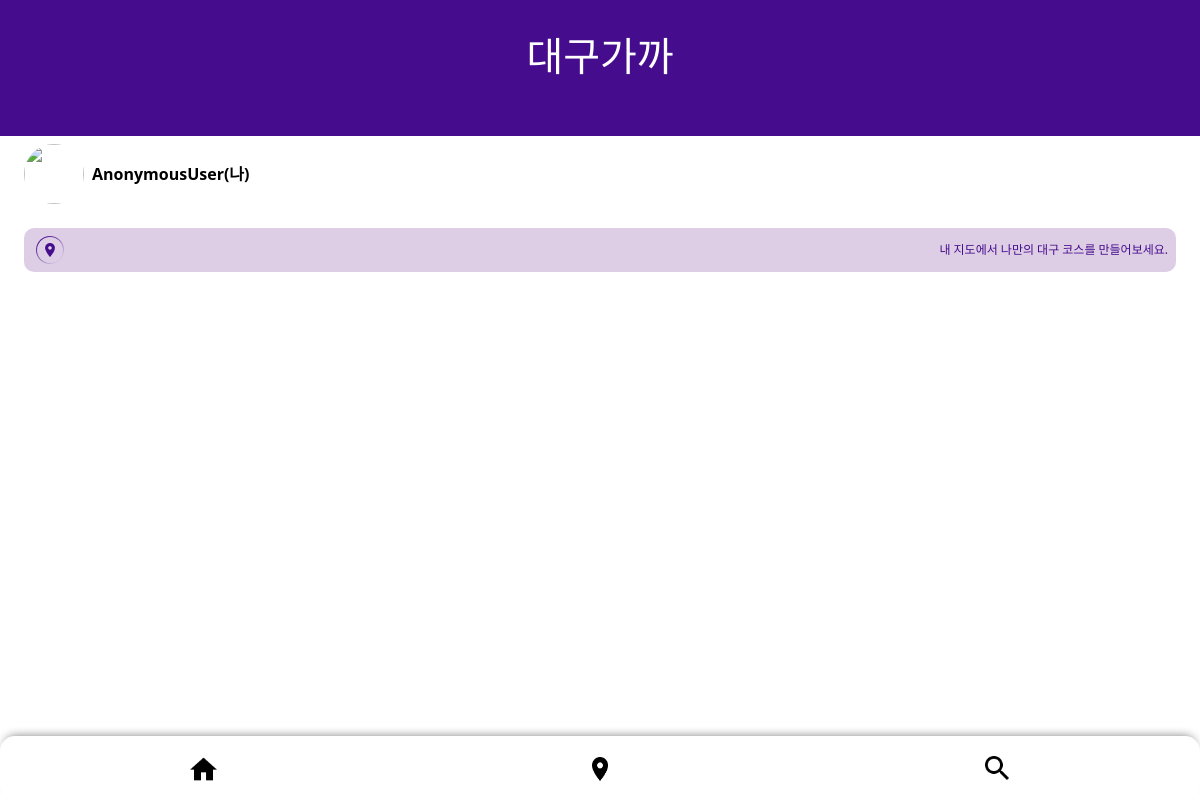
The app's page /, older data.
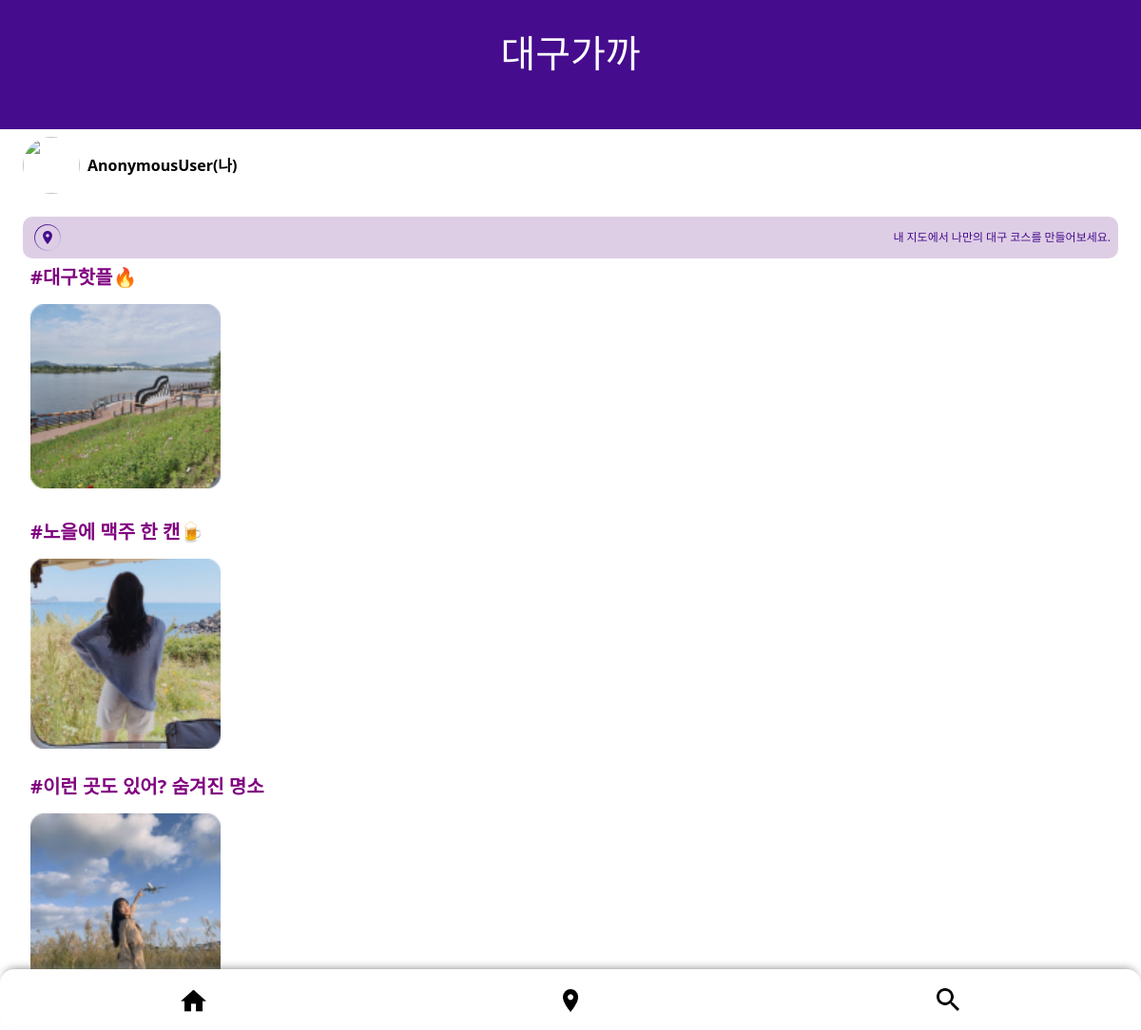
The same page, newer data.
### main/models.py (models this page shows, shortened)
class HashRecommend(models.Model):
    hash=models.CharField(max_length=30)

class AdminPlace(models.Model):
    author=models.CharField(max_length=50, null=True)
    profile_img=models.ImageField(null=True)
    name=models.CharField(max_length=50)
    description=models.TextField()
    category=models.CharField(max_length=20)
    scrap_cnt=models.IntegerField(default=0)
    thumbnail=models.ImageField()
    hashtag=models.ForeignKey(HashRecommend, on_delete=models.CASCADE, null=True)

### main/views.py (the view)
# urls.py: path('', views.main, name="main"),
def main(request):
    hashs = HashRecommend.objects.all()
    return render(request, 'home.html', {'hashs':hashs})

### main/templates/home.html (shortened to what this page needs)
{% load static %}
<!DOCTYPE html>
<html lang="en">
<head>
    <link rel="stylesheet" href="{% static 'css/style.css' %}" />
    <link href="https://cdn.jsdelivr.net/npm/bootstrap@5.2.1/dist/css/bootstrap.min.css" rel="stylesheet">
</head>
<body>
    <div class="header-format" >
        <h1 class="header-text">대구가까</h1>
    </div>
    <div class="d-flex justify-content-start align-items-center px-4 pb-4">
        <img class="circle-img" style="height:60px;" src="{{ user.profile_img.url }}">
        <div class="writer"><p style="margin:0; font-weight:bold; color: black;">{{ user }}(나)</p></div>
    </div>
    <div class="home-indicator d-flex justify-content-between mx-4 p-2 align-items-center mb-2">
        <span class="ind-pic mx-1 mb-2"><img src="{% static 'img/home-ind.png' %}" alt=""></span>
        <span class="align-text-center" style="font-size: 12px; color: #450C8D">내 지도에서 나만의 대구 코스를 만들어보세요.</span>
    </div>
    {% for hash in hashs %}
    <section>
        <h1 class="content-text">{{ hash.hash }}</h1>
        <div style="padding:1.5rem;" class="py-2">
            <div class="content-list">
                {% for adminplace in hash.adminplace_set.all %}
                <a href="{% url 'detail' adminplace.id %}"><img class="content-img" src="{{ adminplace.thumbnail.url }}"></a>
                {% endfor %}
            </div>
        </div>
    </section>
    {% endfor %}
    <div class="footer-list">
        <span class="footer-icon"><a href="{% url 'main' %}"><img style="height:1.5rem;" src="{% static 'img/home.png' %}"></a></span>
        <span class="footer-icon"><a href="{% url 'course' %}"><img style="height:1.5rem;" src="{% static 'img/location.png' %}"></a></span>
        <span class="footer-icon"><img style="height:1.5rem;" src="{% static 'img/search.png' %}"></span>
    </div>
</body>
</html>

Row changes from the older to the newer data that the page shows:
added HashRecommend: hash "#대구핫플🔥"
added AdminPlace: thumbnail (picture), shown under "#대구핫플🔥"
added HashRecommend: hash "#노을에 맥주 한 캔🍺"
added AdminPlace: thumbnail (picture), shown under "#노을에 맥주 한 캔🍺"
added HashRecommend: hash "#이런 곳도 있어? 숨겨진 명소"
added AdminPlace: thumbnail (picture), shown under "#이런 곳도 있어? 숨겨진 명소"
